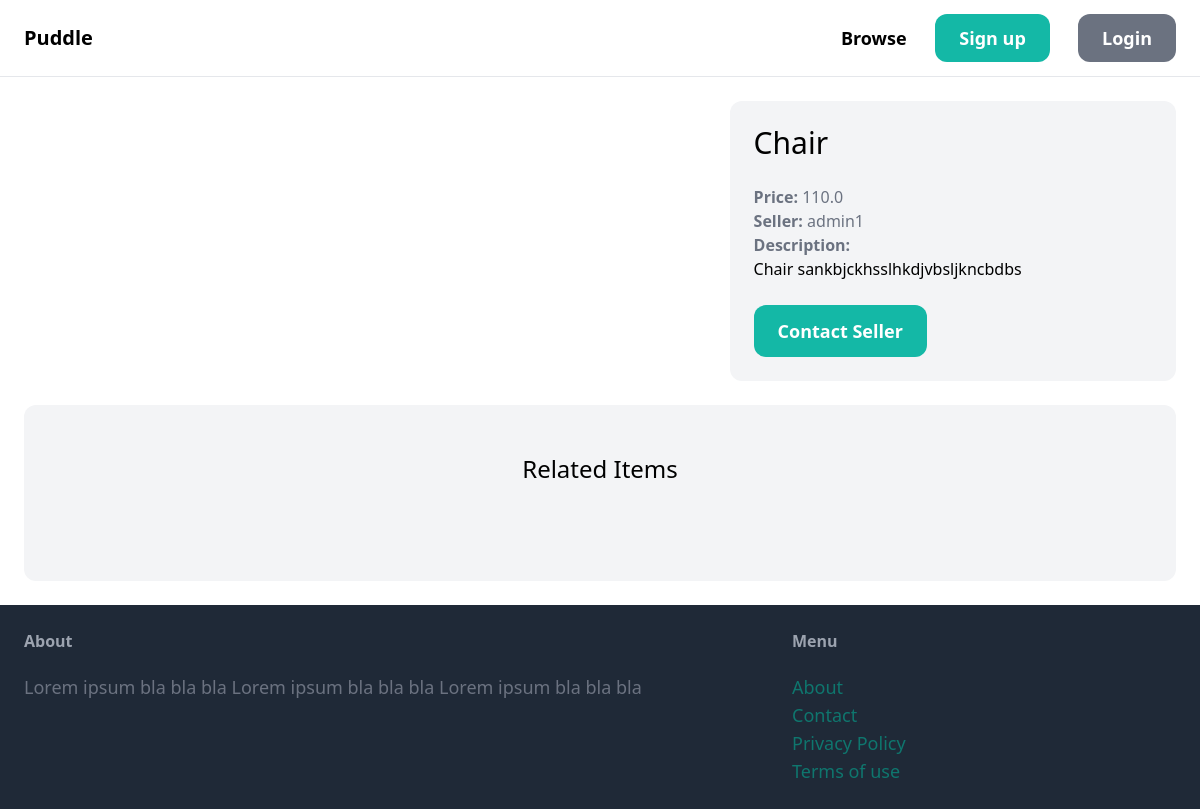
Before: /items/4/ with the older database file.
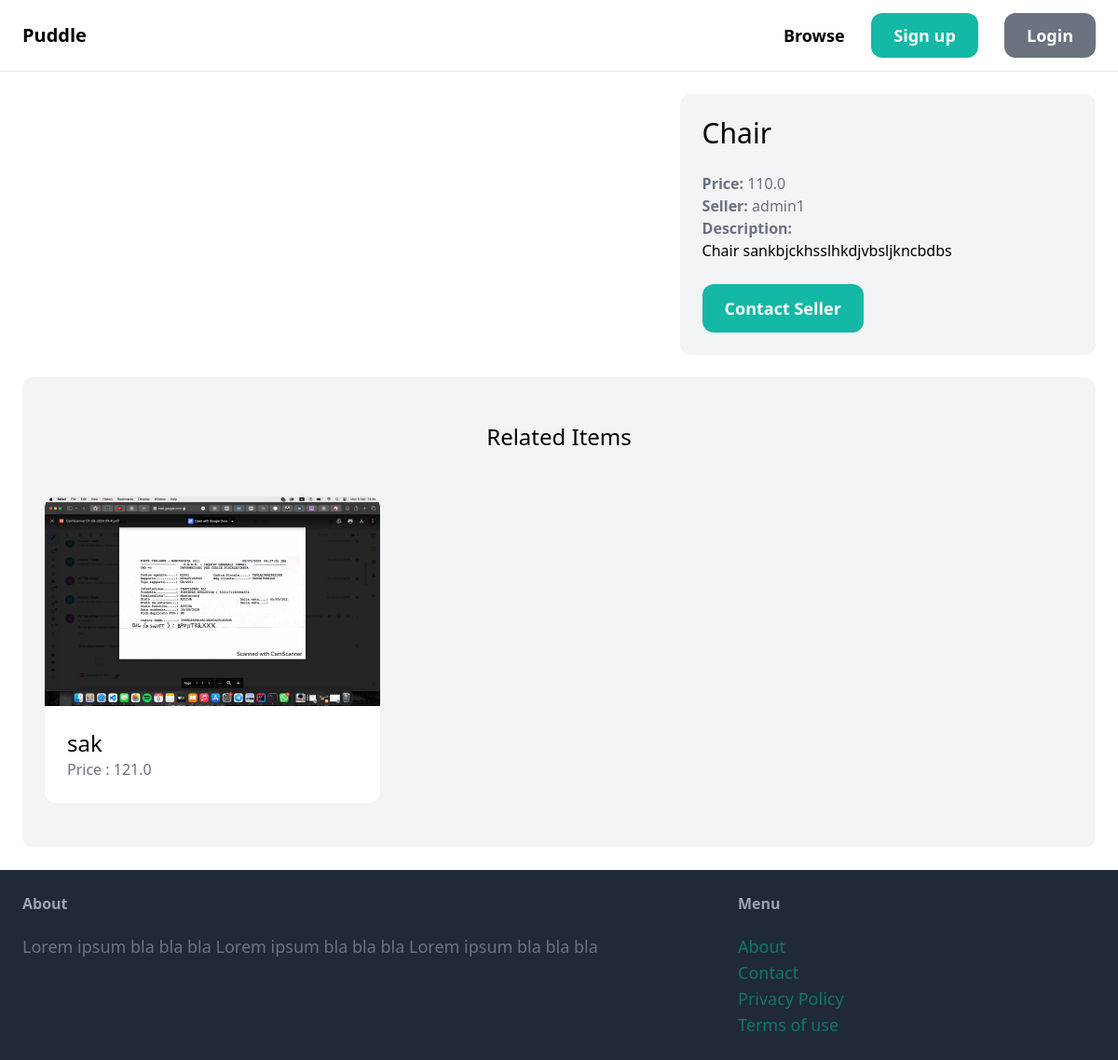
After: the same page with the newer database file.
### item/models.py (models this page shows, shortened)
class Item(models.Model):
    category = models. ForeignKey (Category, related_name='items', on_delete= models. CASCADE)
    name = models.CharField(max_length=255)
    description = models.TextField(blank=True, null=True)
    price = models.FloatField()
    image = models.ImageField(upload_to='item_images' ,  blank=True , null=True)
    is_sold = models.BooleanField(default=False)
    created_by = models.ForeignKey(User , related_name = 'items' ,  on_delete=models.CASCADE)
    created_at = models.DateTimeField(auto_now_add=True)

### item/views.py (the view)
# urls.py: path('<int:pk>/' , views.detail , name='detail')
def detail(request,  pk):
    item = get_object_or_404(Item , pk = pk)
    related_items = Item.objects.filter(category = item.category, is_sold = False).exclude(pk=pk)[0:3]
    return render(request , 'item/detail.html', {
        'item' : item,
        'related_items' : related_items
    })

### item/templates/item/detail.html (shortened to what this page needs)
{% extends 'core/base.html'%} {% block title %} {{item.name}} {% endblock %} {%
block content %} {%block content%}
<div class="grid grid-cols-5 gap-6">
  <div class="col-span-3">
  </div>
  <div class="col-span-2 p-6 bg-gray-100 rounded-xl">
    <h1 class="mb-6 text-3xl">{{item.name}}</h1>
    <p class="text-gray-500"><strong>Price: </strong>{{item.price}}</p>
    <p class="text-gray-500">
      <strong>Seller: </strong>{{item.created_by.username}}
    </p>
    {% if item.description %}
        <strong class="text-gray-500">Description:</strong><br />
        {{ item.description }}
    {% endif %}
    <a href="#" class="inline-block mt-6 px-6 py-3 text-lg font-semibold bg-teal-500 text-white rounded-xl hover:bg-teal-700">Contact Seller</a>
  </div>
</div>
<div class="mt-6 px-6 py-12 bg-gray-100 rounded-xl">
  <h2 class="mb-12 text-2xl text-center">Related Items</h2>
  <div class="grid grid-cols-3 gap-3">
    {% for item in related_items %}
    <div>
      <a href="{% url 'item:detail' item.id %}">
        <div>
          <img src="{{ item.image.url }}" alt="" class="rounded-t-xl" />
        </div>
        <div class="p-6 bg-white rounded-b-xl">
          <h2 class="text-2xl">{{ item.name }}</h2>
          <p class="text-gray-500">Price : {{item.price}}</p>
        </div>
      </a>
    </div>
    {%endfor%}
  </div>
</div>
{% endblock %}

Changed rows visible on the page:
added Item: image (picture), name "sak", price "121.0"
